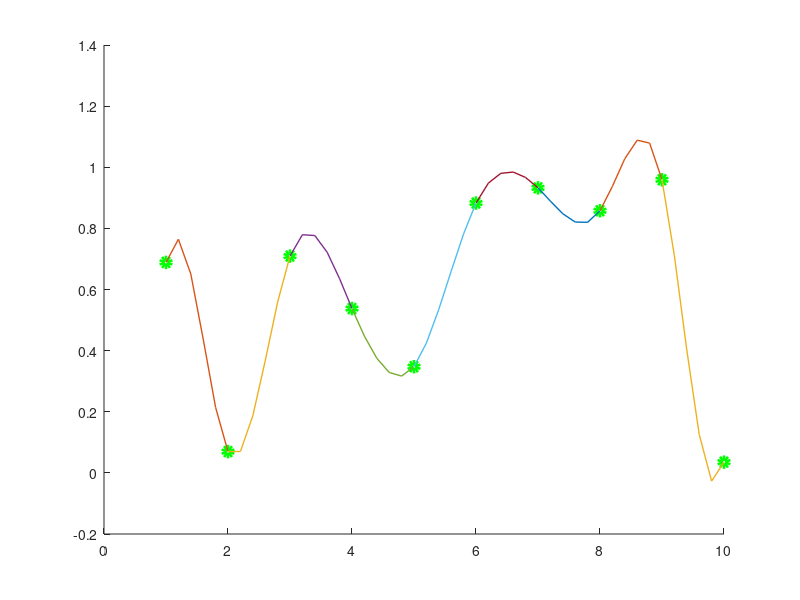

MATLAB code for this plot: (Note: this script raises an error after producing the figure.)
% function cubic_spline(x0s, fx0s, x, boun_set)
clear;
close all;
clc;
x0s = 1:1:10;
fx0s = rand(1,10);
x = 1:0.2:10;
boun_set = [2, 1, 1];

    xs = x0s(:);
    fxs = fx0s(:);

    n = length(xs);
    h = xs(2:n)-xs(1:n-1);  % h(i) = x(i+1)-x(i), i = 1, ..., n-1

    coefficient_matrix = zeros(n);
    constant_vector = zeros(n, 1);
    for i = 2:1:n-1
        coefficient_matrix(i, i-1) = h(i-1);
        coefficient_matrix(i, i) = 2*(h(i-1) + h(i));
        coefficient_matrix(i, i+1) = h(i);

        constant_vector(i) = (fxs(i+1) - fxs(i))/h(i) - (fxs(i) - fxs(i-1))/h(i-1);
    end


    if boun_set(1) == 1  % 自然边界, m1 = mn = 0
        coefficient_matrix(1, 1) = 1;
        coefficient_matrix(n, n) = 1;

        constant_vector(1) = 0;
        constant_vector(n) = 0;
    elseif boun_set(1) == 2  % 固定边界, S1'(x1) = A, Sn-1'(xn) = B
        coefficient_matrix(1, 1) = 2*h(1);
        coefficient_matrix(1, 2) = h(1);
        coefficient_matrix(n, n-1) = h(n-1);
        coefficient_matrix(n, n) = 2*h(n-1);

        constant_vector(1) = (fxs(2) - fxs(1))/h(1) - boun_set(2);
        constant_vector(n) = boun_set(3) - (fxs(n) - fxs(n-1))/h(n-1);
    elseif boun_set(1) == 3  % 非扭结边界，S1'''(x1) = S2'''(x2), Sn-2'''(xn-1) = Sn-1'''(xn)
    else
        fprintf("Error boundary type!")
    end

    constant_vector = constant_vector*6;

    % solve function
    m = coefficient_matrix\constant_vector;

    a = fxs(1:n-1);
    b = (fxs(2:n)-fxs(1:n-1))./h(1:n-1) - h(1:n-1).*m(1:n-1)/2 - h(1:n-1).*(m(2:n)-m(1:n-1))/6;
    c = m(1:n-1)/2;
    d = (m(2:n)-m(1:n-1))./(h(1:n-1)*6);

    % plot
    figure;
    hold on;
    plot(xs, fxs, 'o', 'color', 'g', 'LineWidth', 4, 'DisplayName', 'origin data');

    Si = cell(1, n);
    for iNum = 1:1:n-1
        this_x = x(x >= xs(iNum) & x <= xs(iNum+1));
        Si{iNum} = a(iNum) + b(iNum)*(this_x-xs(iNum)) + c(iNum)*(this_x-xs(iNum)).^2 + d(iNum)*(this_x-xs(iNum)).^3;
        hold on;
        plot(this_x, Si{iNum}, '-', 'LineWidth', 1, 'DisplayName', num2str(iNum));
    end

xx = x;
% yy_struct = csape(xs, fxs, 'variational');
yy_struct = csape(xs, fxs, 'clamped', [boun_set(2), boun_set(3)]);
yy = ppval(yy_struct, xx);

% 绘图
hold on;
plot(xx, yy, '.', 'Color', 'r', 'DisplayName', 'matlab 插值曲线');
legend;
% end
